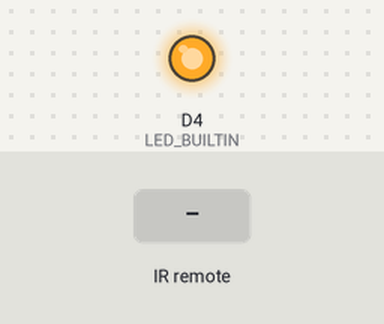
This sketch was run on a simulated ESP8266 (NodeMCU). On the bench: output pins drawn as LEDs (lit = HIGH, except the on-board LED, lit = LOW). Dashed ring = blinking. The inputs (shaded band) are chosen by the test bench. WiFi joins after 1.5 s; servers stay silent unless stated; uploads are accepted with an empty reply; what the sketch prints to the serial monitor is not drawn.

Above: at 0.1 s.
At 10.1 s:
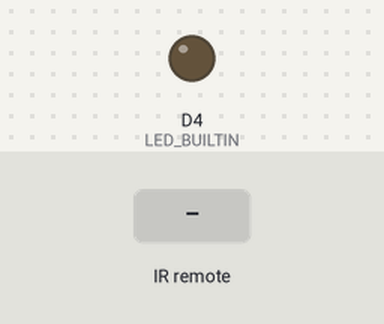
10.2 s: infrared code 0xFFFFFF received
At 10.35 s:
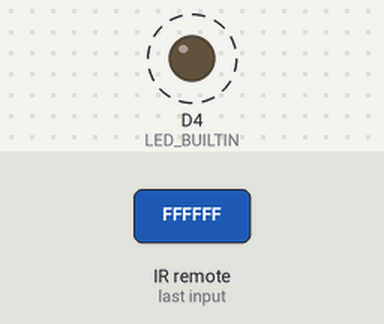
Timing chart, 0 to 13.2 s (numbered marks = the images above; inputs shaded):
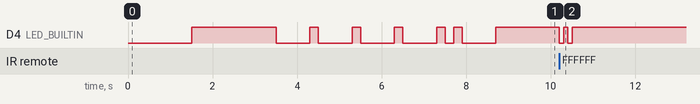

Measured:
- after the input at 10.2 s, D4 (LED_BUILTIN): alternates HIGH for 0.10 s and LOW for 0.10 s, 4 changes in all, then stays HIGH, starting at once

The sketch:

ir.ino
```cpp
#include <ESP8266WiFi.h>
#include <ESP8266HTTPClient.h>
#include <WiFiClient.h>
#include <IRrecv.h>

const char* ssid = "The Pink Rabbit";
const char* password = "walkingwithspiders";
String strawberry_url = "http://192.168.0.126:5798/ir/in";

IRrecv ir(D5);

decode_results results;

void setup() {
  Serial.begin(9600);
  pinMode(LED_BUILTIN, OUTPUT);
  WiFi.begin(ssid, password);
  Serial.println("Connecting");
  while(WiFi.status() != WL_CONNECTED) {
    delay(500);
    Serial.print(".");
  }
  Serial.println("");
  Serial.print("Connected to WiFi network with IP Address: ");
  Serial.println(WiFi.localIP());
  ir.enableIRIn();
  led(false);
  delay(2000);
  morse_o(); morse_k();
  Serial.println("Ready.");
}

void push(uint64_t code) {
  if(WiFi.status() == WL_CONNECTED){
    WiFiClient client;
    HTTPClient http;
    http.begin(client, strawberry_url.c_str());
    int status = http.POST(String(code, HEX));
    Serial.println("");
    Serial.println("");
    Serial.println("-----------------------------------------------");
    Serial.print("HTTP Response code: ");
    Serial.println(status);
    if (status > 0) {
      Serial.println(http.getString());
    }
    http.end();
  } else {
    Serial.println("WiFi Disconnected");
    morse_s(); morse_o(); morse_s();
  }
}

void loop() {
  if (ir.decode(&results)) {
    // Serial.println(results.value, HEX);
    led(true); delay(100); led(false); delay(100);
    if(results.value <= 0xffffff) {
      led(true); delay(100); led(false); delay(100);
      push(results.value);
    }
    ir.resume();
  }
  delay(100);
}

void led(bool on) {
  digitalWrite(LED_BUILTIN, on ? LOW : HIGH);
}

void dit() {
  led(true);
  delay(200);
  led(false);
  delay(200);
}

void dah() {
  led(true);
  delay(800);
  led(false);
  delay(200);
}

void morse_s() {
  dit(); dit(); dit();
}

void morse_o() {
  dah(); dah(); dah();
}

void morse_k() {
  dah(); dit(); dah();
}
```
